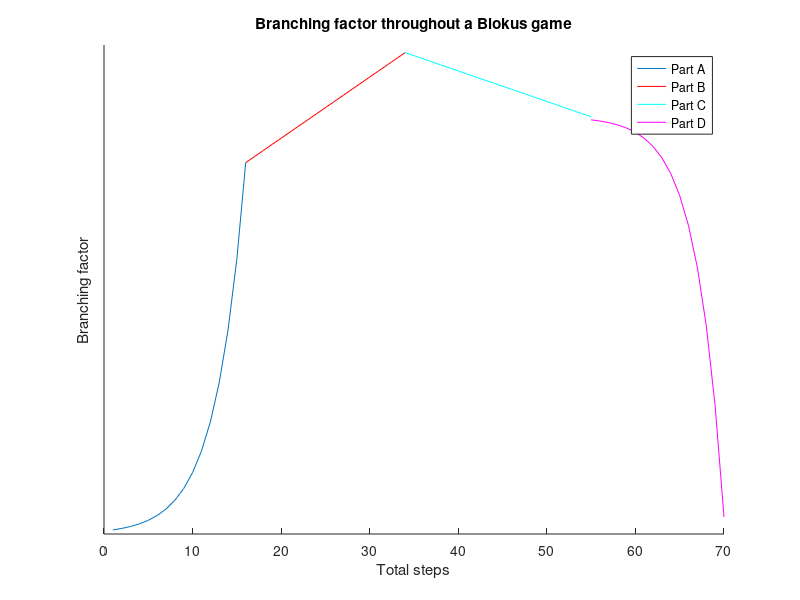

This chart was generated by the following MATLAB code:
partA = 1:16;
partB = 16:34;
partC = 34:55;
partD = 55:70;

partAy = exp(0.3 * partA);

partBy = 2 * (partB - partA(end)) + partAy(end);

partCy = -1 * (partC - partB(end)) + partBy(end);

partDy = -exp(0.325 * (partD - partC(end))) + partCy(end);

close all;
figure;

hold on;
plot(partA, partAy);
plot(partB, partBy, 'r');
plot(partC, partCy, 'c');
plot(partD, partDy, 'm');
set(gca, 'ytick', []);
xlabel('Total steps');
ylabel('Branching factor');
title('Branching factor throughout a Blokus game');
legend('Part A', 'Part B', 'Part C', 'Part D');